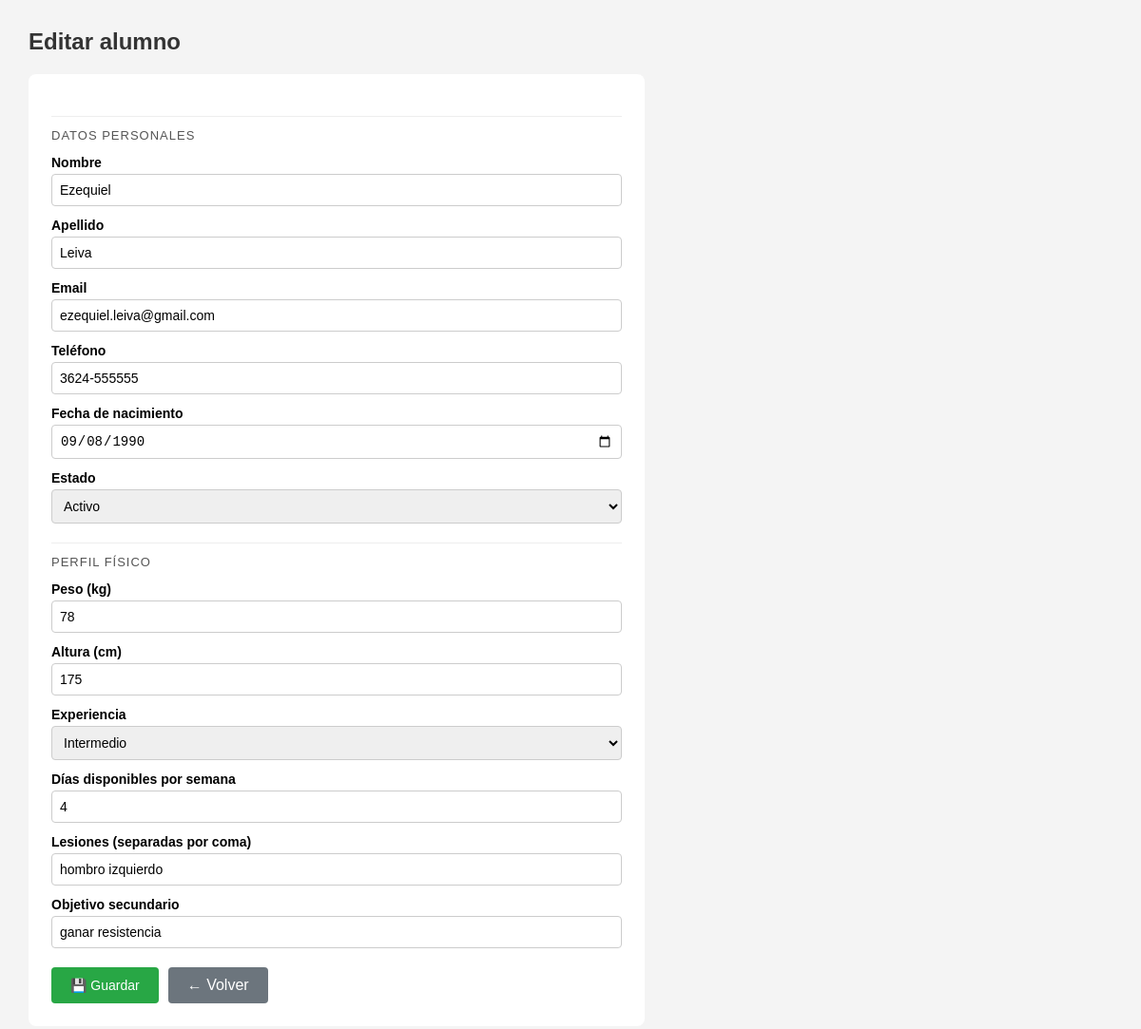
The page /alumno_form.php?id=5 on the database its author committed.
### tables this page shows
CREATE TABLE `alumno` (
  `id_alumno`         int(11)      NOT NULL AUTO_INCREMENT,
  `nombre`            varchar(100) NOT NULL,
  `apellido`          varchar(100) NOT NULL,
  `email`             varchar(150) NOT NULL,
  `fecha_nacimiento`  date         DEFAULT NULL,
  `telefono`          varchar(50)  DEFAULT NULL,
  `perfil_fisico`     longtext DEFAULT NULL CHECK (json_valid(`perfil_fisico`)),
  `fecha_inscripcion` date         DEFAULT NULL,
  `estado`            enum('activo','inactivo','suspendido') DEFAULT 'activo',
  PRIMARY KEY (`id_alumno`),
  UNIQUE KEY `email` (`email`)
);

### alumno_form.php (the view, shortened to what this page needs)
<?php
require 'db.php';
$id     = isset($_GET['id']) ? (int)$_GET['id'] : 0;
$alumno = null;
if ($id) {
    $stmt = $conn->prepare("SELECT * FROM alumno WHERE id_alumno = ?");
    $stmt->bind_param('i', $id);
    $stmt->execute();
    $alumno = $stmt->get_result()->fetch_assoc();
}
$perfil_data = [];
if ($alumno && $alumno['perfil_fisico']) {
    $perfil_data = json_decode($alumno['perfil_fisico'], true);
}
?>
<!DOCTYPE html>
<html lang="es">
<head>
</head>
<body>
<h2><?= $id ? 'Editar alumno' : 'Nuevo alumno' ?></h2>
<div class="card">
<form method="POST">
    <p class="section-title">Datos personales</p>
    <label>Nombre</label>
    <input type="text" name="nombre" required value="<?= htmlspecialchars($alumno['nombre'] ?? '') ?>">
    <label>Apellido</label>
    <input type="text" name="apellido" required value="<?= htmlspecialchars($alumno['apellido'] ?? '') ?>">
    <label>Email</label>
    <input type="email" name="email" required value="<?= htmlspecialchars($alumno['email'] ?? '') ?>">
    <label>Teléfono</label>
    <input type="text" name="telefono" value="<?= htmlspecialchars($alumno['telefono'] ?? '') ?>">
    <label>Fecha de nacimiento</label>
    <input type="date" name="fecha_nacimiento" value="<?= $alumno['fecha_nacimiento'] ?? '' ?>">
    <label>Estado</label>
    <select name="estado">
        <?php foreach (['activo','inactivo','suspendido'] as $op): ?>
        <option value="<?= $op ?>" <?= ($alumno['estado'] ?? 'activo') === $op ? 'selected' : '' ?>><?= ucfirst($op) ?></option>
        <?php endforeach; ?>
    </select>
    <p class="section-title">Perfil físico</p>
    <label>Peso (kg)</label>
    <input type="number" step="0.1" name="peso_kg" value="<?= $perfil_data['peso_kg'] ?? '' ?>">
    <label>Altura (cm)</label>
    <input type="number" name="altura_cm" value="<?= $perfil_data['altura_cm'] ?? '' ?>">
    <label>Experiencia</label>
    <select name="experiencia">
        <?php foreach (['principiante','intermedio','avanzado'] as $op): ?>
        <option value="<?= $op ?>" <?= ($perfil_data['experiencia'] ?? '') === $op ? 'selected' : '' ?>><?= ucfirst($op) ?></option>
        <?php endforeach; ?>
    </select>
    <label>Días disponibles por semana</label>
    <input type="number" name="dias_disponibles" min="1" max="7" value="<?= $perfil_data['dias_disponibles'] ?? '' ?>">
    <label>Lesiones (separadas por coma)</label>
    <input type="text" name="lesiones" placeholder="ej: rodilla derecha, lumbar"
           value="<?= htmlspecialchars(implode(', ', $perfil_data['lesiones'] ?? [])) ?>">
    <label>Objetivo secundario</label>
    <input type="text" name="objetivo_secundario" value="<?= htmlspecialchars($perfil_data['objetivo_secundario'] ?? '') ?>">
    <div class="actions">
        <button type="submit" class="btn btn-save">💾 Guardar</button>
        <a href="index.php" class="btn-back">← Volver</a>
    </div>
</form>
</div>
</body>
</html>

### alumno_form.php (style rules this page uses)
body { font-family: Arial, sans-serif; margin: 30px; background: #f4f4f4; }
h2 { color: #333; }
.card { background: #fff; padding: 24px; border-radius: 8px; max-width: 600px; }
label { display: block; margin-top: 12px; font-weight: bold; font-size: 14px; }
input[type=text], input[type=email], input[type=date], input[type=number], select, textarea { width: 100%; padding: 8px; margin-top: 4px; box-sizing: border-box; border: 1px solid #ccc; border-radius: 4px; font-size: 14px; }
.section-title { margin-top: 20px; padding-top: 12px; border-top: 1px solid #eee; color: #555; font-size: 13px; text-transform: uppercase; letter-spacing: 1px; }
.btn { padding: 10px 20px; border: none; border-radius: 4px; cursor: pointer; font-size: 14px; }
.btn-save { background: #28a745; color: #fff; }
.btn-back { background: #6c757d; color: #fff; text-decoration: none; padding: 10px 20px; border-radius: 4px; }
.actions { margin-top: 20px; display: flex; gap: 10px; }

### rows shown on the page
alumno: nombre "Ezequiel", apellido "Leiva", email "ezequiel.leiva@gmail.com", telefono "3624-555555", fecha_nacimiento "09/08/1990", estado "Activo", peso_kg "78", altura_cm "175", experiencia "Intermedio", dias_disponibles "4", lesiones "hombro izquierdo", objetivo_secundario "ganar resistencia"
